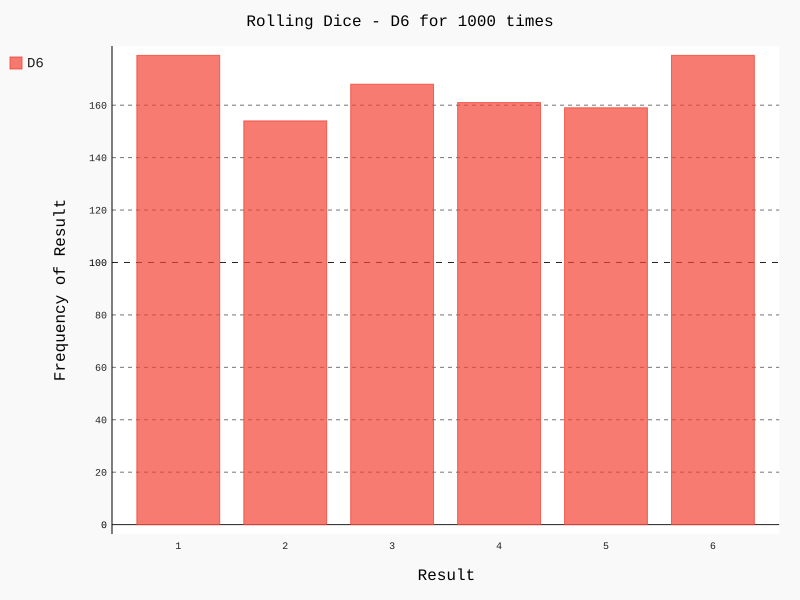

Source code (Python):
import pygal
from die import Die

die = Die()

results = []
for i in range(1000):
    result = die.roll()
    results.append(result)

print(results)

frequencies = []
for value in range(1, die.num_sides + 1):
    frequency = results.count(value)
    frequencies.append(frequency)

print("\n" + str(frequencies))

hist = pygal.Bar()

hist.title = "Rolling Dice - D6 for 1000 times"
hist.x_labels = [x + 1 for x in range(die.num_sides)]
hist.x_title = "Result"
hist.y_title = "Frequency of Result"

hist.add('D6', frequencies)
hist.render_to_file('die_visual.svg')
